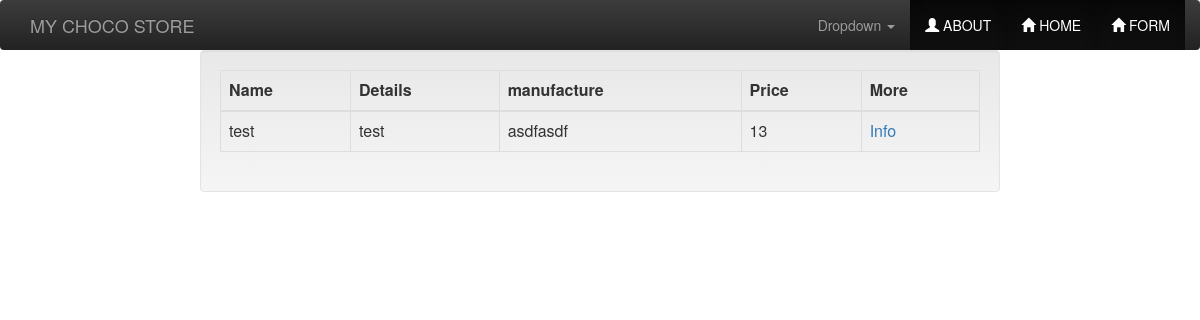
The app's page /, older data.
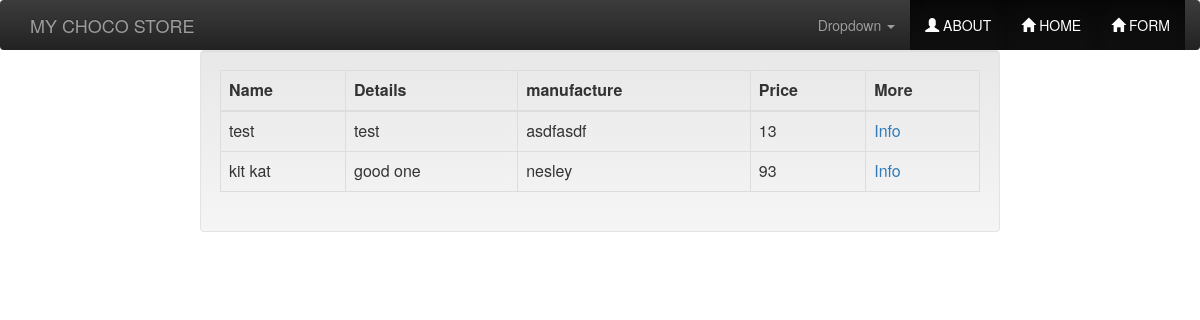
The same page, newer data.
### register/models.py (models this page shows)
class Chocolate(models.Model):
    id = models.AutoField(primary_key=True)
    name = models.CharField(_('Chocolate Name'), max_length=100, blank=False, unique=True)
    details = models.CharField(_('Chocolate Description'), max_length=1000, blank=True, null=True)
    price = models.IntegerField(_('Chocolate Price'),
                                      validators=[MaxValueValidator(99999), MinValueValidator(0)],
                                      help_text=_('5 digits maximum'), blank=True, null=True)
    manufacture=models.CharField(_('Chocolate Manufacture'), max_length=100, blank=False, unique=True)

### register/views.py (the view)
# urls.py: 2. Add a URL to urlpatterns:  url(r'^$', Home.as_view(), name='home')
class Home(ListView):
    template_name="index.html"
    def get_queryset(self):
        return Chocolate.objects.all()

### register/templates/index.html (shortened to what this page needs)
{% extends 'base.html' %}
{% load register_extras %}
{% load staticfiles %}
{% block body %}
<div class="col-md-8 col-md-offset-2 well">
<table class="table table-hover table-bordered table-responsive">
    <thead>
    <tr>
        <th>
            Name
        </th>
        <th>
            Details
        </th>
        <th>
            manufacture
        </th>
        <th>
            Price
        </th>
         <th>
            More
        </th>
    </tr>
    </thead>
    <tbody>
    {% for item in object_list %}
        <tr>
            <td> {{ item.name }} </td>
            <td> {{ item.details }}</td>
            <td> {{ item.manufacture }}</td>
            <td> {{ item.price }}</td>
            <td> <a href="{% url 'chocolate_info' item.id %}">Info</a> </td>
        </tr>
    {% endfor %}
    </tbody>
</table>
</div>
{% endblock body %}

### register/templates/base.html (shortened to what this page needs)
{% load staticfiles %}
<html>
<head>
    <link rel="stylesheet" href={% static "css/bootstrap.min.css" %}>
    <link rel="stylesheet" href={% static "css/bootstrap-theme.min.css" %}>
    <link href="css/bootstrap.min.css" rel="stylesheet">
    <link rel="stylesheet" href="{% static 'font-awsome/css/font-awesome.min.css' %}">
</head>
<body style="background-image: url({% static "images/blurred-background-5.jpg" %});background-repeat:no-repeat;background-size:100%;height: 140px;display:block;padding:0 !important;margin:0;" >
{% include 'navbar.html' %}
{% block body %}
{% endblock body %}
</body>
</html>

### register/templates/navbar.html (shortened to what this page needs)
<nav class="nav navbar-inverse">
    <div class="container-fluid">
        <div class="navbar-header">
            <a class="navbar-brand" href="/">MY CHOCO STORE</a>
        </div>
        <ul class="nav navbar-nav pull-right">
            <li class="dropdown">
                <a href="#" class="dropdown-toggle" data-toggle="dropdown" role="button" aria-haspopup="true" aria-expanded="false">Dropdown <span class="caret"></span></a>
            </li>
            <li class="active">
                <a href="file:///home/icpc2015/Desktop/bootstrap/home.html"> <span style="color:white;" class="glyphicon glyphicon-user"></span> ABOUT</a>
            </li>
            <li class="active">
                <a href="file:///home/icpc2015/Desktop/bootstrap/index.html"><span style="color:white;" class="glyphicon glyphicon-home"></span> HOME</a>
            </li>
            <li class="active">
                <a href="file:///home/icpc2015/Desktop/form.html"><span style="color:white;" class="glyphicon glyphicon-home"></span> FORM</a>
            </li>
        </ul>
</nav>

Row changes from the older to the newer data that the page shows:
added Chocolate: name "kit kat", details "good one", manufacture "nesley", price "93"
